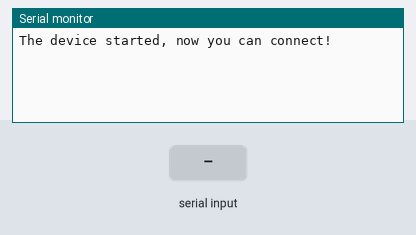
Recording of a sketch running on a simulated ESP32. Shown: the last lines printed to the serial monitor. The inputs (shaded band) are chosen by the test bench. Nothing arrives over Bluetooth unless stated.

Above: at 1.2 s.
1.3 s: "1" received over the second serial link
At 1.7 s:
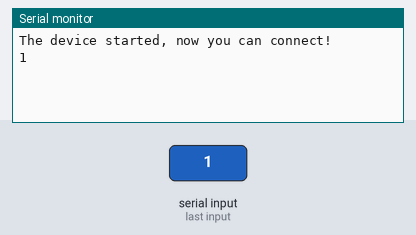
2.8 s: "0" received over the second serial link
At 3.9 s:
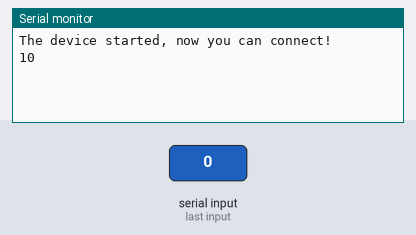

The sketch:

bluetooth_test.ino
```cpp
#include <BluetoothSerial.h>

BluetoothSerial SerialBT;

void setup() {
  // put your setup code here, to run once:
  Serial.begin(115200);
  SerialBT.begin("Esp32 test device");
  Serial.println("The device started, now you can connect!");
}

void loop() {
  // put your main code here, to run repeatedly:
  if(Serial.available()){
    SerialBT.write(Serial.read());
  }
  if(SerialBT.available()){
    Serial.write(SerialBT.read());
  }
  delay(20);
}
```

Measured:
- after the input at 1.3 s, the serial monitor: prints a new line at once (image 1)
- after the input at 2.8 s, the serial monitor: prints a new line at once (image 2)
